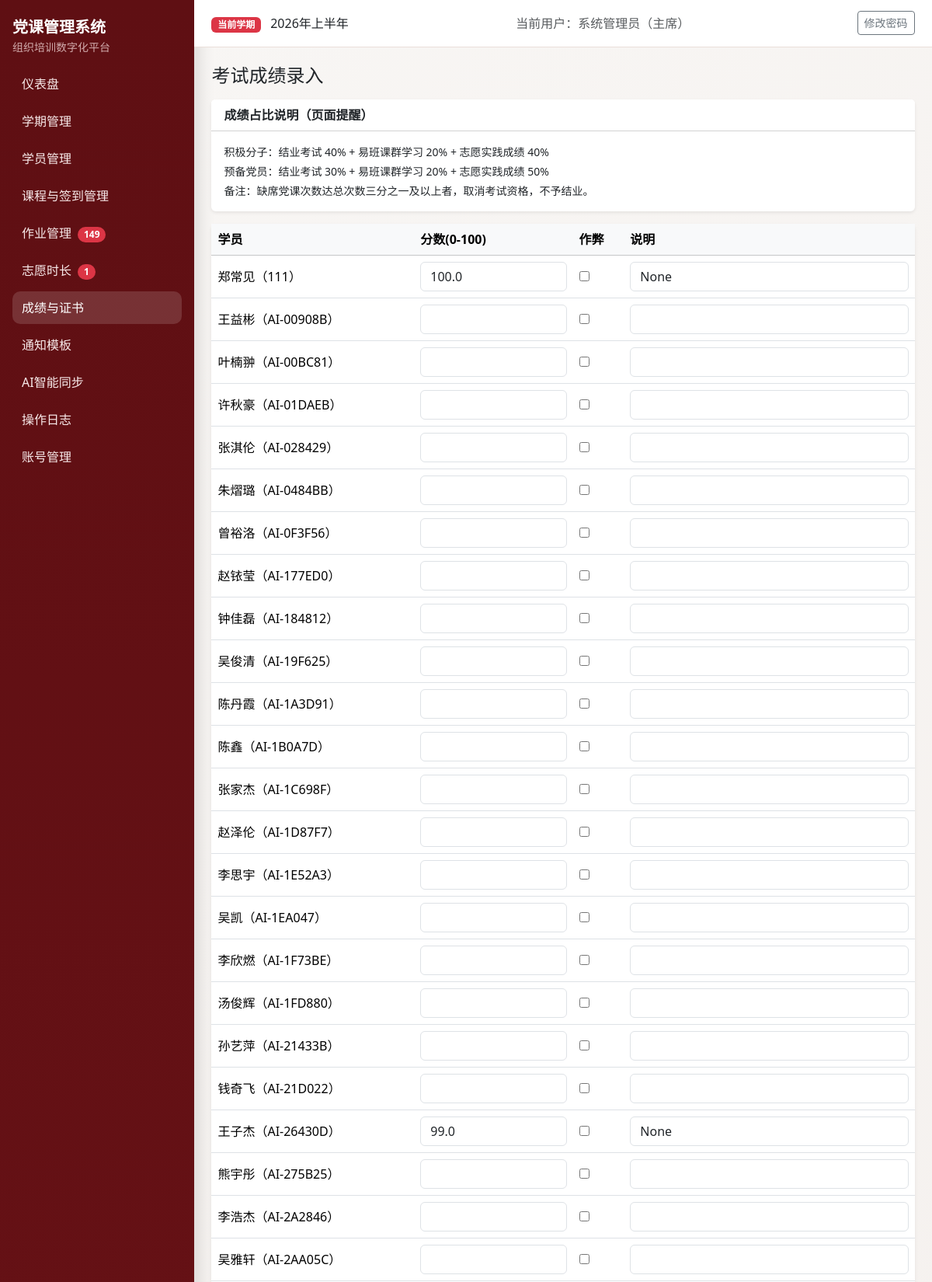
The page /scores/exam (signed in, upper part) on the database its author committed.
### models.py (models this page shows, shortened)
class Semester(db.Model):
    __tablename__ = "semesters"
    id = db.Column(db.Integer, primary_key=True)
    name = db.Column(db.String(100), nullable=False)
    period_code = db.Column(db.String(20), nullable=True)
    period_positive = db.Column(db.String(20), nullable=True)
    period_development = db.Column(db.String(20), nullable=True)
    period_probationary = db.Column(db.String(20), nullable=True)
    year = db.Column(db.Integer, nullable=False)
    status = db.Column(db.String(20), nullable=False, default="active")
    exam_weight = db.Column(db.Integer, nullable=False, default=40)
    attendance_weight = db.Column(db.Integer, nullable=False, default=30)
    assignment_weight = db.Column(db.Integer, nullable=False, default=20)
    volunteer_weight = db.Column(db.Integer, nullable=False, default=10)
    pass_threshold = db.Column(db.Float, nullable=False, default=60.0)
    volunteer_target_hours = db.Column(db.Float, nullable=False, default=0.0)
    min_attendance_sessions = db.Column(db.Integer, nullable=False, default=2)
    created_at = db.Column(db.DateTime, default=datetime.utcnow, nullable=False)
    students = db.relationship("Student", back_populates="semester", cascade="all, delete-orphan")
    course_sessions = db.relationship("CourseSession", back_populates="semester", cascade="all, delete-orphan")
    assignments = db.relationship("Assignment", back_populates="semester", cascade="all, delete-orphan")
    volunteer_records = db.relationship(
        "VolunteerRecord", back_populates="semester", cascade="all, delete-orphan"
    )
    exam_records = db.relationship("ExamRecord", back_populates="semester", cascade="all, delete-orphan")
    final_scores = db.relationship("FinalScore", back_populates="semester", cascade="all, delete-orphan")

class User(UserMixin, db.Model):
    __tablename__ = "users"
    id = db.Column(db.Integer, primary_key=True)
    username = db.Column(db.String(80), unique=True, nullable=False, index=True)
    password_hash = db.Column(db.String(255), nullable=False)
    role = db.Column(db.String(20), nullable=False, default="staff")
    real_name = db.Column(db.String(80), nullable=True)
    created_at = db.Column(db.DateTime, default=datetime.utcnow, nullable=False)

class Student(db.Model):
    __tablename__ = "students"
    __table_args__ = (
        db.UniqueConstraint("semester_id", "student_id", "stage", name="uq_student_semester_student_stage"),
    )
    id = db.Column(db.Integer, primary_key=True)
    semester_id = db.Column(db.Integer, db.ForeignKey("semesters.id"), nullable=False, index=True)
    name = db.Column(db.String(80), nullable=False)
    student_id = db.Column(db.String(50), nullable=False)
    department = db.Column(db.String(120), nullable=True)
    stage = db.Column(db.String(20), nullable=False)
    contact = db.Column(db.String(120), nullable=True)
    group_number = db.Column(db.Integer, nullable=True)
    is_group_leader = db.Column(db.Boolean, nullable=False, default=False)
    status = db.Column(db.String(20), nullable=False, default="在读")
    disqualified_reason = db.Column(db.String(255), nullable=True)
    semester = db.relationship("Semester", back_populates="students")
    attendances = db.relationship("Attendance", back_populates="student", cascade="all, delete-orphan")
    assignments = db.relationship("Assignment", back_populates="student", cascade="all, delete-orphan")
    volunteer_records = db.relationship(
        "VolunteerRecord", back_populates="student", cascade="all, delete-orphan"
    )
    exam_records = db.relationship("ExamRecord", back_populates="student", cascade="all, delete-orphan")
    final_scores = db.relationship("FinalScore", back_populates="student", cascade="all, delete-orphan")

class ExamRecord(db.Model):
    __tablename__ = "exam_records"
    id = db.Column(db.Integer, primary_key=True)
    student_id = db.Column(db.Integer, db.ForeignKey("students.id"), nullable=False, index=True)
    semester_id = db.Column(db.Integer, db.ForeignKey("semesters.id"), nullable=False, index=True)
    score = db.Column(db.Float, nullable=False)
    exam_time = db.Column(db.DateTime, nullable=True)
    is_cheating = db.Column(db.Boolean, nullable=False, default=False)
    cheating_note = db.Column(db.String(255), nullable=True)
    student = db.relationship("Student", back_populates="exam_records")
    semester = db.relationship("Semester", back_populates="exam_records")

### blueprints/scores.py (the view, shortened to what this page needs)
@scores_bp.route("/exam", methods=["GET", "POST"])
@login_required
def exam_input():
	semester = _current_semester()
	if not semester:
		flash("请先激活学期。", "warning")
		return redirect(url_for("semester_bp.list_semesters"))
	students = Student.query.filter_by(semester_id=semester.id).order_by(Student.student_id.asc()).all()
	exam_map = {r.student_id: r for r in ExamRecord.query.filter_by(semester_id=semester.id).all()}
	return render_template("scores/exam.html", students=students, exam_map=exam_map)

### authz.py (called while the page is built)
def normalize_role(role: str | None) -> str:
    value = (role or "staff").strip().lower()
    if value not in ROLE_LABELS:
        return "staff"
    return value

def role_label(role: str | None) -> str:
    return ROLE_LABELS.get(normalize_role(role), "干事")

def can_view_logs(role: str | None) -> bool:
    return normalize_role(role) in {"admin", "minister"}

def can_manage_accounts(role: str | None) -> bool:
    return normalize_role(role) == "admin"

def can_edit_notification_templates(role: str | None) -> bool:
    return normalize_role(role) in {"admin", "minister"}

### blueprints/scores.py (called while the page is built)
def _current_semester():
	return Semester.query.filter_by(status="active").order_by(Semester.id.desc()).first()

### templates/scores/exam.html (shortened to what this page needs)
{% extends "base.html" %}
{% block content %}
<h1 class="h4 mb-3">考试成绩录入</h1>
<div class="card border-0 shadow-sm mb-3">
	<div class="card-header bg-white fw-semibold">成绩占比说明（页面提醒）</div>
	<div class="card-body small">
		<div class="mb-1">积极分子：结业考试 40% + 易班课群学习 20% + 志愿实践成绩 40%</div>
		<div class="mb-1">预备党员：结业考试 30% + 易班课群学习 20% + 志愿实践成绩 50%</div>
		<div>备注：缺席党课次数达总次数三分之一及以上者，取消考试资格，不予结业。</div>
	</div>
</div>
<form method="post" class="card border-0 shadow-sm mb-3"><div class="table-responsive"><table class="table align-middle mb-0"><thead class="table-light"><tr><th>学员</th><th>分数(0-100)</th><th>作弊</th><th>说明</th></tr></thead><tbody>
{% for stu in students %}
{% set rec = exam_map.get(stu.id) %}
<tr><td>{{ stu.name }}（{{ stu.student_id }}）</td><td><input class="form-control" name="score_{{ stu.id }}" type="number" step="0.1" min="0" max="100" value="{{ rec.score if rec else '' }}"></td><td><input type="checkbox" name="cheating_{{ stu.id }}" {% if rec and rec.is_cheating %}checked{% endif %}></td><td><input class="form-control" name="cheat_note_{{ stu.id }}" maxlength="255" value="{{ rec.cheating_note if rec else '' }}"></td></tr>
{% endfor %}
</tbody></table></div></form>
{% endblock %}

### templates/base.html (shortened to what this page needs)
<!doctype html>
<html lang="zh-CN">
<head>
  <link href="https://cdn.jsdelivr.net/npm/bootstrap@5.3.3/dist/css/bootstrap.min.css" rel="stylesheet">
</head>
<body>
  {% if current_user.is_authenticated %}
  {% set endpoint = request.endpoint or '' %}
  {% set bp = request.blueprint or '' %}
  <div class="layout">
    <aside class="sidebar d-flex flex-column">
      <div class="mb-3">
        <div class="fw-bold fs-5 text-white">党课管理系统</div>
        <div class="small opacity-75">组织培训数字化平台</div>
      </div>
      <nav class="nav flex-column mb-3">
        <a class="nav-link {% if endpoint == 'auth_bp.dashboard' %}active{% endif %}" href="{{ url_for('auth_bp.dashboard') }}">仪表盘</a>
        <a class="nav-link {% if bp == 'semester_bp' %}active{% endif %}" href="{{ url_for('semester_bp.list_semesters') }}">学期管理</a>
        <a class="nav-link {% if bp == 'students_bp' %}active{% endif %}" href="{{ url_for('students_bp.list_students') }}">学员管理</a>
        <a class="nav-link {% if bp in ['courses_bp', 'attendance_bp'] %}active{% endif %}" href="{{ url_for('courses_bp.list_courses') }}">课程与签到管理</a>
        <a class="nav-link {% if bp == 'assignments_bp' %}active{% endif %}" href="{{ url_for('assignments_bp.assignments_overview') }}">作业管理
          {% if pending_assignment_students > 0 %}
            <span class="badge rounded-pill text-bg-danger ms-1">{{ pending_assignment_students }}</span>
          {% endif %}
        </a>
        <a class="nav-link {% if bp == 'volunteers_bp' %}active{% endif %}" href="{{ url_for('volunteers_bp.volunteer_overview') }}">志愿时长
          {% if pending_volunteer_records > 0 %}
            <span class="badge rounded-pill text-bg-danger ms-1">{{ pending_volunteer_records }}</span>
          {% endif %}
        </a>
        <a class="nav-link {% if bp == 'scores_bp' %}active{% endif %}" href="{{ url_for('scores_bp.result_overview') }}">成绩与证书</a>
        <a class="nav-link {% if bp == 'notifications_bp' %}active{% endif %}" href="{{ url_for('notifications_bp.template_list') }}">通知模板</a>
        <a class="nav-link {% if bp == 'ai_tools_bp' %}active{% endif %}" href="{{ url_for('ai_tools_bp.index') }}">AI智能同步</a>
        {% if can_view_logs %}
        <a class="nav-link {% if endpoint == 'auth_bp.operation_logs' %}active{% endif %}" href="{{ url_for('auth_bp.operation_logs') }}">操作日志</a>
        {% endif %}
        {% if can_manage_accounts %}
        <a class="nav-link {% if endpoint == 'auth_bp.account_list' %}active{% endif %}" href="{{ url_for('auth_bp.account_list') }}">账号管理</a>
        {% endif %}
      </nav>
    </aside>
    <div class="content-wrap">
      <header class="topbar">
        <div>
          <span class="badge text-bg-danger">当前学期</span>
          <span class="ms-2">{{ current_semester.name if current_semester else '未设置激活学期' }}</span>
        </div>
        <div class="text-muted">当前用户：{{ current_user.real_name or current_user.username }}（{{ current_user_role_label }}）</div>
        <div>
          <a class="btn btn-sm btn-outline-secondary" href="{{ url_for('auth_bp.change_password') }}">修改密码</a>
        </div>
      </header>
      <main class="page-content">
        {% block content %}{% endblock %}
      </main>
    </div>
  </div>
  {% else %}
    {% block auth_content %}{% endblock %}
  {% endif %}
</body>
</html>

### templates/base.html (style rules this page uses)
:root { --pc-primary: #9f1d22; --pc-primary-dark: #7f1519; --pc-sidebar-bg: #5f0f13; --pc-sidebar-text: #f6dddd; --pc-bg: #f8f6f4; --pc-card: #ffffff; }
body { background: linear-gradient(135deg, #f8f6f4 0%, #efe7e3 100%); min-height: 100vh; }
.layout { display: flex; min-height: 100vh; }
.sidebar { width: 250px; background: linear-gradient(180deg, var(--pc-sidebar-bg), #7d181d); color: var(--pc-sidebar-text); position: fixed; top: 0; left: 0; bottom: 0; padding: 1.25rem 1rem; box-shadow: 6px 0 20px rgba(0, 0, 0, 0.12); }
.sidebar .nav-link { color: #f8eaea; border-radius: 10px; margin-bottom: 0.4rem; padding: 0.55rem 0.75rem; }
.sidebar .nav-link.active, .sidebar .nav-link:hover { background: rgba(255, 255, 255, 0.14); color: #fff; }
.content-wrap { margin-left: 250px; width: calc(100% - 250px); }
.topbar { background: var(--pc-card); border-bottom: 1px solid #eadfda; padding: 0.9rem 1.4rem; display: flex; justify-content: space-between; align-items: center; position: sticky; top: 0; z-index: 5; }
.page-content { padding: 1.4rem; }

### rows shown on the page
Semester: name "2026年上半年"
User: real_name "系统管理员"
Student: name "郑常见", student_id "111"
ExamRecord: score "100.0", cheating_note "None"
Student: name "王益彬", student_id "AI-00908B"
Student: name "叶楠翀", student_id "AI-00BC81"
Student: name "许秋豪", student_id "AI-01DAEB"
Student: name "张淇伦", student_id "AI-028429"
Student: name "朱熠璐", student_id "AI-0484BB"
Student: name "曾裕洛", student_id "AI-0F3F56"
Student: name "赵铱莹", student_id "AI-177ED0"
Student: name "钟佳磊", student_id "AI-184812"
Student: name "吴俊清", student_id "AI-19F625"
Student: name "陈丹霞", student_id "AI-1A3D91"
Student: name "陈鑫", student_id "AI-1B0A7D"
Student: name "张家杰", student_id "AI-1C698F"
Student: name "赵泽伦", student_id "AI-1D87F7"
Student: name "李思宇", student_id "AI-1E52A3"
Student: name "吴凯", student_id "AI-1EA047"
Student: name "李欣燃", student_id "AI-1F73BE"
Student: name "汤俊辉", student_id "AI-1FD880"
Student: name "孙艺萍", student_id "AI-21433B"
Student: name "钱奇飞", student_id "AI-21D022"
Student: name "王子杰", student_id "AI-26430D"
ExamRecord: score "99.0", cheating_note "None"
Student: name "熊宇彤", student_id "AI-275B25"
Student: name "李浩杰", student_id "AI-2A2846"
Student: name "吴雅轩", student_id "AI-2AA05C"

### other values the page prints
{{ pending_assignment_students }} "149"
{{ pending_volunteer_records }} "1"
{{ current_user_role_label }} "主席"
